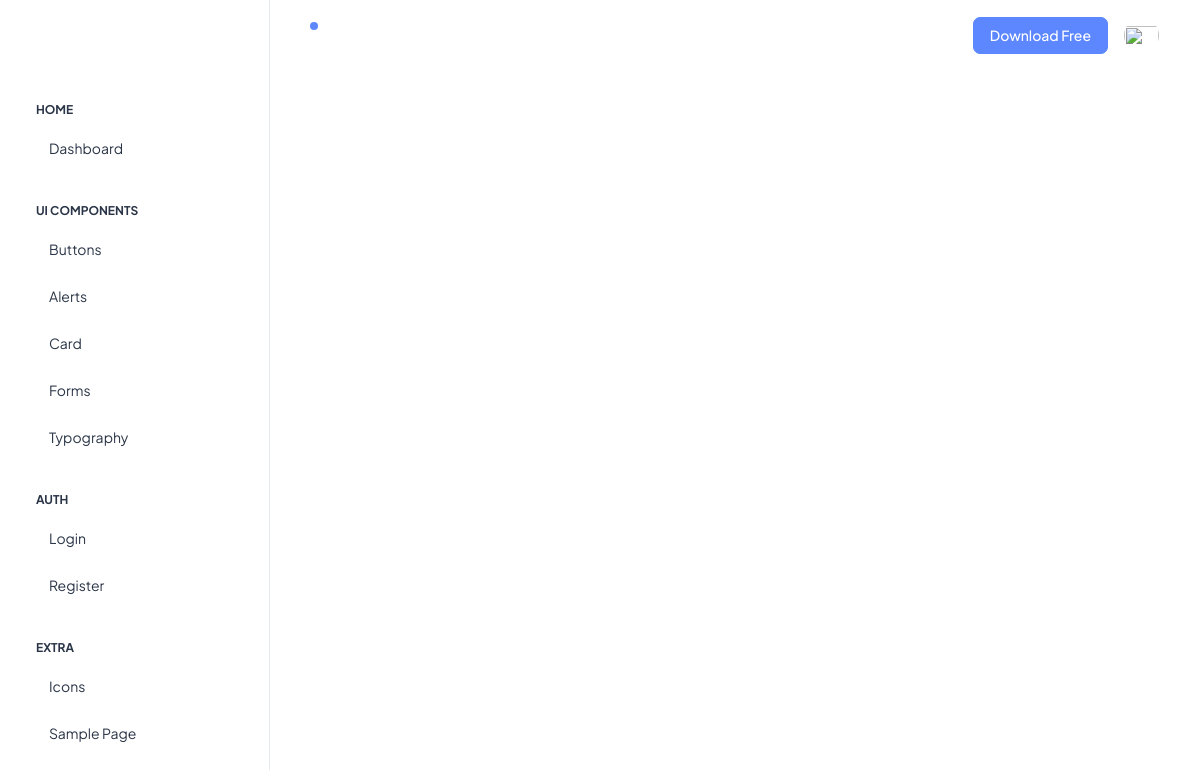
Before: / with the older database file.
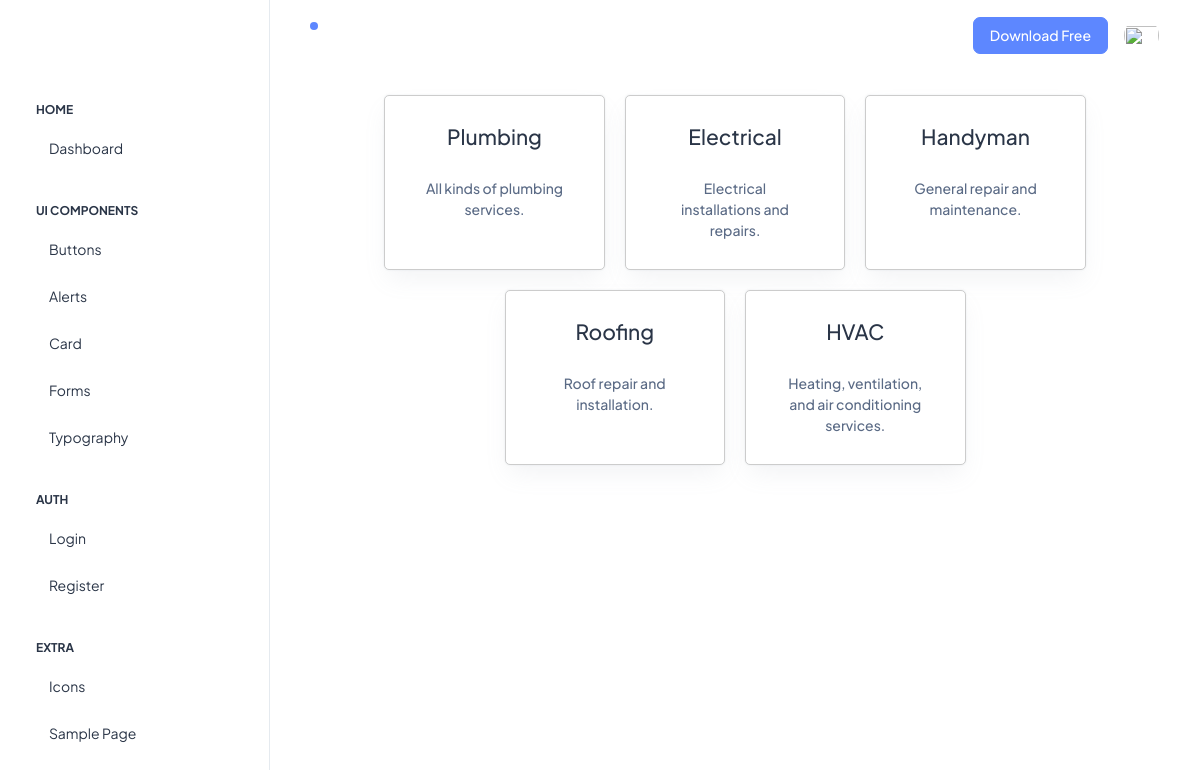
After: the same page with the newer database file.
### tables this page shows
CREATE TABLE IF NOT EXISTS services (
  service_id INT AUTO_INCREMENT,
  service_name VARCHAR(255) NOT NULL,
  service_description TEXT NOT NULL,
  PRIMARY KEY (service_id)
);

### index.php (the view, shortened to what this page needs)
<!doctype html>
<html lang="en">
<head>
  <link rel="stylesheet" href="styles/dashboard.css" />
  <link rel="stylesheet" href="styles/cards.css" />
</head>
<body>
  <div class="page-wrapper" id="main-wrapper" data-layout="vertical" data-navbarbg="skin6" data-sidebartype="full"
    data-sidebar-position="fixed" data-header-position="fixed">
    <aside class="left-sidebar">
      <div>
        <div class="brand-logo d-flex align-items-center justify-content-between">
        </div>
        <nav class="sidebar-nav scroll-sidebar" data-simplebar="">
          <ul id="sidebarnav">
            <li class="nav-small-cap">
              <span class="hide-menu">Home</span>
            </li>
            <li class="sidebar-item">
              <a class="sidebar-link" href="./index.html" aria-expanded="false">
                <span class="hide-menu">Dashboard</span>
              </a>
            </li>
            <li class="nav-small-cap">
              <span class="hide-menu">UI COMPONENTS</span>
            </li>
            <li class="sidebar-item">
              <a class="sidebar-link" href="./ui-buttons.html" aria-expanded="false">
                <span class="hide-menu">Buttons</span>
              </a>
            </li>
            <li class="sidebar-item">
              <a class="sidebar-link" href="./ui-alerts.html" aria-expanded="false">
                <span class="hide-menu">Alerts</span>
              </a>
            </li>
            <li class="sidebar-item">
              <a class="sidebar-link" href="./ui-card.html" aria-expanded="false">
                <span class="hide-menu">Card</span>
              </a>
            </li>
            <li class="sidebar-item">
              <a class="sidebar-link" href="./ui-forms.html" aria-expanded="false">
                <span class="hide-menu">Forms</span>
              </a>
            </li>
            <li class="sidebar-item">
              <a class="sidebar-link" href="./ui-typography.html" aria-expanded="false">
                <span class="hide-menu">Typography</span>
              </a>
            </li>
            <li class="nav-small-cap">
              <span class="hide-menu">AUTH</span>
            </li>
            <li class="sidebar-item">
              <a class="sidebar-link" href="./authentication-login.html" aria-expanded="false">
                <span class="hide-menu">Login</span>
              </a>
            </li>
            <li class="sidebar-item">
              <a class="sidebar-link" href="./authentication-register.html" aria-expanded="false">
                <span class="hide-menu">Register</span>
              </a>
            </li>
            <li class="nav-small-cap">
              <span class="hide-menu">EXTRA</span>
            </li>
            <li class="sidebar-item">
              <a class="sidebar-link" href="./icon-tabler.html" aria-expanded="false">
                <span class="hide-menu">Icons</span>
              </a>
            </li>
            <li class="sidebar-item">
              <a class="sidebar-link" href="./sample-page.html" aria-expanded="false">
                <span class="hide-menu">Sample Page</span>
              </a>
            </li>
          </ul>
        </nav>
      </div>
    </aside>
    <div class="body-wrapper">
      <header class="app-header">
        <nav class="navbar navbar-expand-lg navbar-light">
          <ul class="navbar-nav">
            <li class="nav-item">
              <a class="nav-link nav-icon-hover" href="javascript:void(0)">
                <div class="notification bg-primary rounded-circle"></div>
              </a>
            </li>
          </ul>
          <div class="navbar-collapse justify-content-end px-0" id="navbarNav">
            <ul class="navbar-nav flex-row ms-auto align-items-center justify-content-end">
              <a href="https://adminmart.com/product/modernize-free-bootstrap-admin-dashboard/" target="_blank"
                class="btn btn-primary">Download Free</a>
              <li class="nav-item dropdown">
                <a class="nav-link nav-icon-hover" href="javascript:void(0)" id="drop2" data-bs-toggle="dropdown"
                  aria-expanded="false">
                  <img src="../assets/images/profile/user-1.jpg" alt="" width="35" height="35" class="rounded-circle">
                </a>
              </li>
            </ul>
          </div>
        </nav>
      </header>
      <div class="container-fluid">
            <div class="card-container">
              <?php
              $ConnectingDB = $GLOBALS['pdo'];
              $service = $ConnectingDB->query("SELECT * FROM services");
              while ($s = $service->fetch(PDO::FETCH_ASSOC)) {
                ?>
                <div class="card">
                  <form method="post" action="views/services.php">
                    <button type="submit" id="service" name="service" class="btn">
                      <?php echo "<h4>".$s['service_name'].'</h4></br>'.$s['service_description']; ?>
                    </button>
                  </form>
                </div>
              <?php } ?>
            </div>
          </div>
        </div>
      </div>
</body>
</html>
<?php include 'includes/footer.php'; ?>

### includes/footer.php
</body>
</html>

### styles/cards.css (style rules this page uses)
.card-container { display: flex; flex-wrap: wrap; justify-content: center; }
.card { width: 25%; padding: 20px; box-sizing: border-box; margin: 10px; border: 1px solid #ccc; border-radius: 5px; text-align: center; }

Changed rows visible on the page:
added services: service_name "Plumbing", service_description "All kinds of plumbing services."
added services: service_name "Electrical", service_description "Electrical installations and repairs."
added services: service_name "Handyman", service_description "General repair and maintenance."
added services: service_name "Roofing", service_description "Roof repair and installation."
added services: service_name "HVAC", service_description "Heating, ventilation, and air conditioning services."
